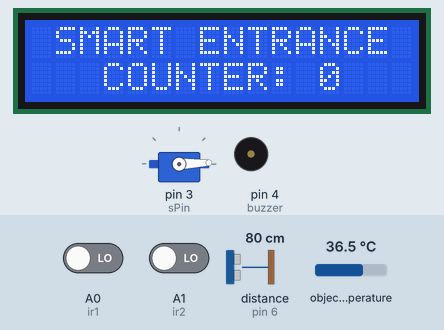
This sketch was run on a simulated Arduino Uno, built with avr-gcc and run on an emulated ATmega328P. On the bench: 16×2 character LCD, servo, buzzer (waves = sounding, pin HIGH). Inputs (shaded band) come from the test bench; at power-on: distance to the obstacle (sensor on pin 6) 80 cm, A0 (ir1) LOW, A1 (ir2) LOW, object temperature 36.5 °C. The echo pulse lasts 58.3 µs per cm; what the sketch prints to the serial monitor is not drawn.

Above: at 2.2 s.
2.3 s: distance to the obstacle (sensor on pin 6) set to 28 cm
3.8 s: distance to the obstacle (sensor on pin 6) set to 22 cm
At 4.7 s:
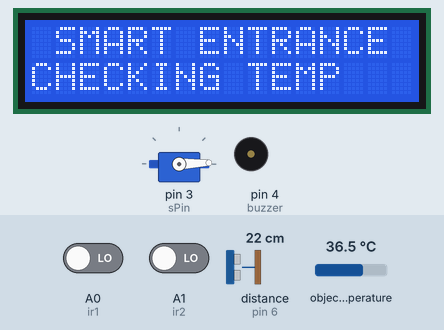
At 6.1 s:
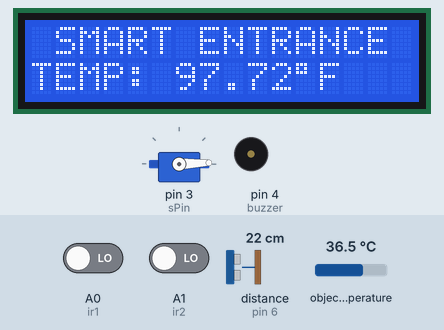
9.8 s: distance to the obstacle (sensor on pin 6) set to 7 cm
At 10.04 s:
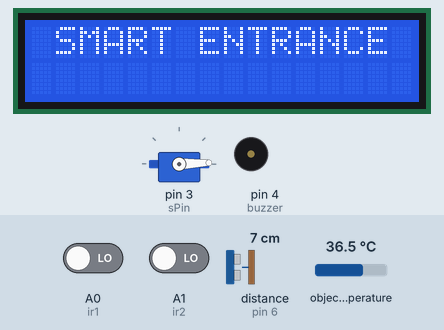
11.3 s: distance to the obstacle (sensor on pin 6) set to 4 cm
Timing chart, 0 to 15.7 s (numbered marks = the images above; inputs shaded):
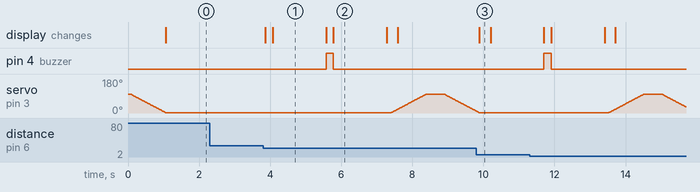

Measured:
- the behaviour switches between 25 and 24 cm on distance to the obstacle (sensor on pin 6) (found by bisection; images 0 and 1)
- after the input at 2.3 s, every drawn part: stays the same
- after the input at 3.8 s, pin 4 (buzzer): LOW → HIGH after 1.8 s, → LOW 0.20 s later; the display: first changes after 0.07 s (image 1 shows a later state)
- what the display in image 1 shows lasts 1.5 s, from 4.1 s to 5.6 s

The sketch:

SecurityEnterance.ino
```cpp
#include <Servo.h>
#include <LiquidCrystal.h>
#include <Wire.h>
#include <NewPing.h>
#include <Adafruit_MLX90614.h>

#define ir1   A0
#define ir2   A1
#define sPin   3
#define buzzer 4

#define echoPin 6
#define trigPin 5

LiquidCrystal lcd(12, 11, 10, 9, 8, 7);
Adafruit_MLX90614 mlx = Adafruit_MLX90614();
NewPing sonar(trigPin, echoPin, 100);
Servo servo;

byte event, oldEvent;
int gateCount;

void setup() {
  Serial.begin(9600);
  lcd.begin(16, 2);

  pinMode(buzzer, OUTPUT);
  pinMode(ir1, INPUT);
  pinMode(ir2, INPUT);
  servo.attach(sPin);
  gateClose();

  if (!mlx.begin()) Serial.println("Error MLX sensor!");
}

void loop() {
  int distance = sonar.ping_cm();

  if (event == 0) {
    lcd.setCursor(0, 0);
    lcd.print(" SMART ENTRANCE ");
    lcd.setCursor(3, 1);
    lcd.print((String)"COUNTER: " + gateCount);
    Serial.println(distance);

    if (distance > 5 && distance < 25) event = 1;
  }
  else if (event == 1) {
    lcd.setCursor(0, 1);
    lcd.print("HUMAN DETECTED");

    long sMs = millis();
    while (digitalRead(ir1)) {
      if (millis() - sMs > 10000) {
        event = 0;
        break;
      }
    }
    if (!digitalRead(ir1)) event = 2;
  }
  else if (event == 2) {
    lcd.setCursor(0, 1);
    lcd.print("CHECKING TEMP");
    delay(1500);
    clearLine(1);
    float tempF = mlx.readObjectTempF();
    beep(200);
    lcd.setCursor(0, 1);
    lcd.print((String)"TEMP: " + tempF + (char)223 + "F");
    delay(1500);

    if (tempF < 100) event = 3;
    else event = 4;
  }
  else if (event == 3) {
    lcd.setCursor(0, 1);
    lcd.print("YOUR ARE ALLOWED");
    gateOpen();

    long sMs = millis();
    while (digitalRead(ir2)) {
      if (millis() - sMs > 10000) {
        gateCount--;
        break;
      }
    }
    delay(500);
    gateClose();
    gateCount++;
    event = 0;
  }
  else if (event == 4) {
    lcd.setCursor(0, 1);
    lcd.print("YOU ARE DENIED!");
    beep(2000);
    event = 0;
  }

  if (event != oldEvent) {
    oldEvent = event;
    clearLine(1);
  }

  delay(100);
}

void gateOpen() {
  for (byte i = 1; i < 100; i++) {
    servo.write(i);
    delay(10);
  }
}

void gateClose() {
  for (byte i = 100; i > 1; i--) {
    servo.write(i);
    delay(10);
  }
}

void beep(int d) {
  digitalWrite(buzzer, 1);
  delay(d);
  digitalWrite(buzzer, 0);
}

void clearLine(byte l) {
  lcd.setCursor(0, l);
  for (byte i = 0; i < 16; i++) lcd.print(" ");
}
```
